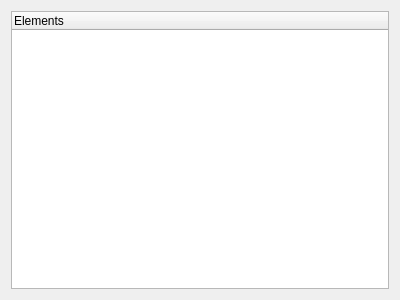
<?xml version="1.0" encoding="UTF-8"?>
<ui version="4.0">
 <class>KBPPrjView</class>
 <widget class="QWidget" name="KBPPrjView">
  <property name="geometry">
   <rect>
    <x>0</x>
    <y>0</y>
    <width>400</width>
    <height>300</height>
   </rect>
  </property>
  <property name="windowTitle">
   <string>kbpprjview</string>
  </property>
  <layout class="QVBoxLayout" name="verticalLayout">
   <item>
    <widget class="QTreeWidget" name="Elements">
     <column>
      <property name="text">
       <string>Elements</string>
      </property>
     </column>
    </widget>
   </item>
  </layout>
 </widget>
 <resources/>
 <connections/>
</ui>
